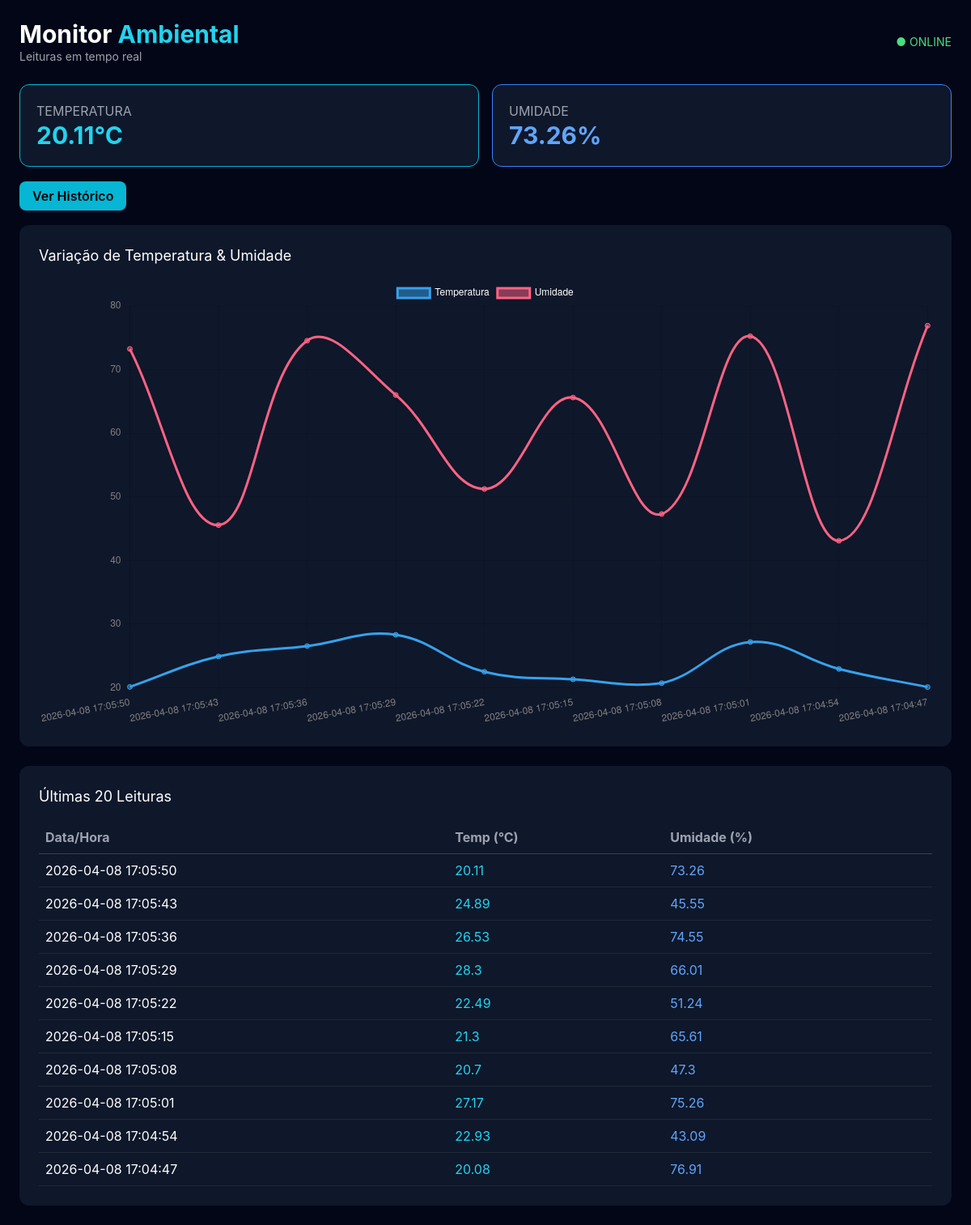
The page / on the database its author committed.
### tables this page shows
CREATE TABLE leituras (
    id INTEGER PRIMARY KEY AUTOINCREMENT,
    temperatura REAL NOT NULL,
    umidade REAL NOT NULL,
    pressao REAL,
    localizacao TEXT DEFAULT 'Lab',
    timestamp DATETIME DEFAULT (datetime('now','localtime'))
);

### app.py (the view)
@app.route('/')
def index():
    dados = listar_leituras(10)
    dados = [dict(row) for row in dados]
    return render_template('index.html', leituras=dados)

### database.py (called while the page is built)
def get_db_connection():
    conn = sqlite3.connect('dados.db', timeout=10)
    conn.execute('PRAGMA journal_mode=WAL')
    conn.execute('PRAGMA busy_timeout=5000')
    conn.row_factory = sqlite3.Row
    return conn

def listar_leituras(limite=50):
    conn = get_db_connection()
    dados = conn.execute(
        "SELECT * FROM leituras ORDER BY timestamp DESC LIMIT ?",
        (limite,)
    ).fetchall()
    conn.close()
    return dados

### templates/index.html
{% extends 'base.html' %}
{% block content %}
<div class="grid grid-cols-1 md:grid-cols-2 gap-4 mb-6">
    <div class="bg-slate-900 p-5 rounded-xl border border-cyan-500 card-hover">
        <p class="text-gray-400">TEMPERATURA</p>
        <h2 class="text-3xl text-cyan-400 font-bold">
            {{ leituras[0].temperatura }}°C
        </h2>
    </div>
    <div class="bg-slate-900 p-5 rounded-xl border border-blue-500 card-hover">
        <p class="text-gray-400">UMIDADE</p>
        <h2 class="text-3xl text-blue-400 font-bold">
            {{ leituras[0].umidade }}%
        </h2>
    </div>
</div>
<div class="mb-6">
    <a href="/leituras"
       class="bg-cyan-500 px-4 py-2 rounded-lg text-black font-semibold hover:bg-cyan-400">
        Ver Histórico
    </a>
</div>
<div class="bg-slate-900 p-6 rounded-xl mb-6">
    <h2 class="text-lg mb-4">Variação de Temperatura & Umidade</h2>
    <canvas id="grafico"></canvas>
</div>
<div class="bg-slate-900 p-6 rounded-xl">
    <h2 class="text-lg mb-4">Últimas 20 Leituras</h2>
    <table class="w-full text-left">
        <thead>
            <tr class="text-gray-400 border-b border-gray-700">
                <th class="p-2">Data/Hora</th>
                <th class="p-2">Temp (°C)</th>
                <th class="p-2">Umidade (%)</th>
            </tr>
        </thead>
        <tbody>
            {% for l in leituras[:20] %}
            <tr class="border-b border-gray-800">
                <td class="p-2">{{ l.timestamp }}</td>
                <td class="p-2 text-cyan-400">{{ l.temperatura }}</td>
                <td class="p-2 text-blue-400">{{ l.umidade }}</td>
            </tr>
            {% endfor %}
        </tbody>
    </table>
</div>
<script>
const dados = {{ leituras|tojson }};
new Chart(document.getElementById('grafico'), {
    type: 'line',
    data: {
        labels: dados.map(d => d.timestamp),
        datasets: [
            {
                label: 'Temperatura',
                data: dados.map(d => d.temperatura),
                tension: 0.4
            },
            {
                label: 'Umidade',
                data: dados.map(d => d.umidade),
                tension: 0.4
            }
        ]
    },
    options: {
        plugins: {
            legend: { labels: { color: 'white' } }
        },
        scales: {
            x: { ticks: { color: 'gray' } },
            y: { ticks: { color: 'gray' } }
        }
    }
});
setInterval(() => location.reload(), 10000);
</script>
{% endblock %}

### templates/base.html (shortened to what this page needs)
<!DOCTYPE html>
<html lang="pt-br">
<head>
    <script src="https://cdn.tailwindcss.com"></script>
    <link rel="stylesheet" href="{{ url_for('static', filename='css/style.css') }}">
</head>
<body class="bg-slate-950 text-white">
<div class="p-6">
    <div class="flex justify-between items-center mb-6">
        <div>
            <h1 class="text-3xl font-bold">
                Monitor <span class="text-cyan-400">Ambiental</span>
            </h1>
            <p class="text-gray-400 text-sm">Leituras em tempo real</p>
        </div>
        <div class="text-green-400 text-sm">
            ● ONLINE
        </div>
    </div>
    {% block content %}{% endblock %}
</div>
</body>
</html>

### statics/css/style.css (style rules this page uses)
body { font-family: 'Inter', sans-serif; -webkit-font-smoothing: antialiased; }
.card-hover { transition: all 0.3s ease; }
* { transition: background 0.2s, color 0.2s; }

### rows shown on the page
leituras: temperatura "20.11", umidade "73.26", timestamp "2026-04-08 17:05:50"
leituras: timestamp "2026-04-08 17:05:43", temperatura "24.89", umidade "45.55"
leituras: timestamp "2026-04-08 17:05:36", temperatura "26.53", umidade "74.55"
leituras: timestamp "2026-04-08 17:05:29", temperatura "28.3", umidade "66.01"
leituras: timestamp "2026-04-08 17:05:22", temperatura "22.49", umidade "51.24"
leituras: timestamp "2026-04-08 17:05:15", temperatura "21.3", umidade "65.61"
leituras: timestamp "2026-04-08 17:05:08", temperatura "20.7", umidade "47.3"
leituras: timestamp "2026-04-08 17:05:01", temperatura "27.17", umidade "75.26"
leituras: timestamp "2026-04-08 17:04:54", temperatura "22.93", umidade "43.09"
leituras: timestamp "2026-04-08 17:04:47", temperatura "20.08", umidade "76.91"
